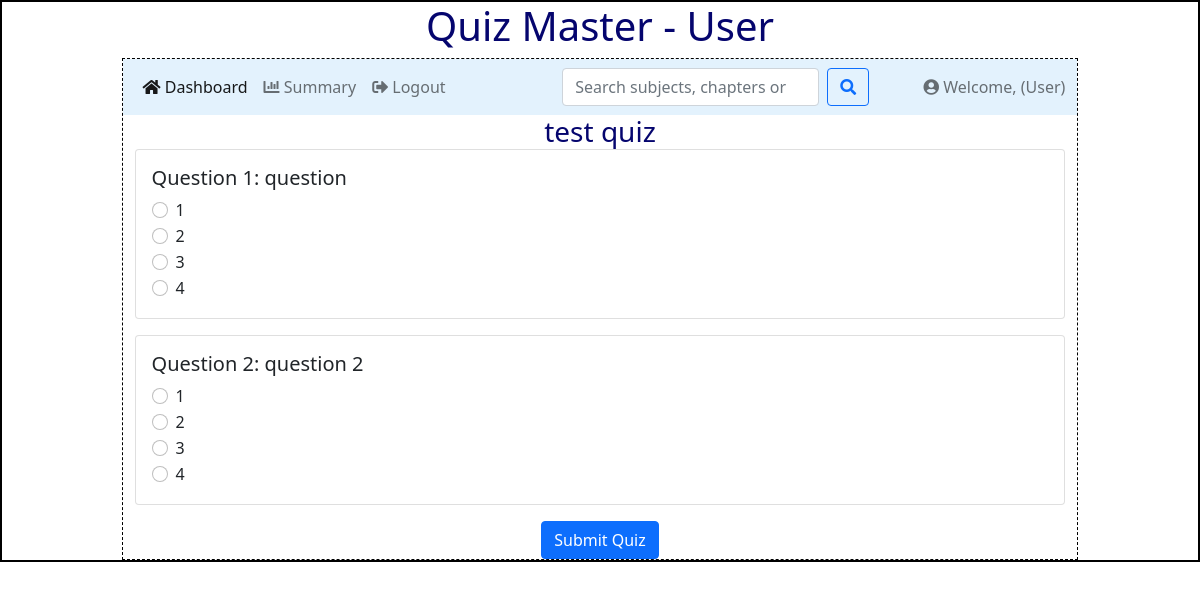
Page /quiz/2/2 on the committed database.
### backend/models.py (models this page shows)
class Quiz(db.Model):
    __tablename__ = "quiz"
    id = db.Column(db.Integer, primary_key=True)
    name = db.Column(db.String, nullable=False)
    date_of_quiz = db.Column(db.String, nullable=False)
    time_duration = db.Column(db.String, nullable=False)
    chapter_id = db.Column(db.Integer, db.ForeignKey("chapter.id"), nullable=False)
    questions = db.relationship("Question", cascade="all,delete", backref="quiz", lazy=True)
    scores = db.relationship("Score", cascade="all,delete", backref="quiz", lazy=True)

class Question(db.Model):
    __tablename__ = "question"
    id = db.Column(db.Integer, primary_key=True)
    question_statement = db.Column(db.String, nullable=False)
    option1 = db.Column(db.String, nullable=False)
    option2 = db.Column(db.String, nullable=False)
    option3 = db.Column(db.String, nullable=False)
    option4 = db.Column(db.String, nullable=False)
    correct_option = db.Column(db.String, nullable=False)
    quiz_id = db.Column(db.Integer, db.ForeignKey("quiz.id"), nullable=False)

### backend/controllers.py (the view, shortened to what this page needs)
@app.route("/quiz/<quiz_id>/<user_id>", methods=["GET", "POST"])
def attempt_quiz(quiz_id, user_id):
    quiz = Quiz.query.get(quiz_id)
    questions = Question.query.filter_by(quiz_id=quiz_id).all()
    return render_template("quiz/quiz.html", quiz=quiz, questions=questions, user_id=user_id)

### templates/quiz/quiz.html
{% extends "user/user_layout.html" %}
{% block content %}
    <div class="container">
        <h3 class="center">{{ quiz.name }}</h3>
        <form action="/quiz/{{quiz.id}}/{{user_id}}" method="POST">
            {% for question in questions %}
                <div class="card mb-3">
                    <div class="card-body">
                        <h5 class="card-title">Question {{ loop.index }}: {{ question.question_statement }}</h5>
                        <div class="form-check">
                            <input class="form-check-input" type="radio" name="question_{{question.id}}" value="option1" required>
                            <label class="form-check-label">{{ question.option1 }}</label>
                        </div>
                        <div class="form-check">
                            <input class="form-check-input" type="radio" name="question_{{question.id}}" value="option2">
                            <label class="form-check-label">{{ question.option2 }}</label>
                        </div>
                        <div class="form-check">
                            <input class="form-check-input" type="radio" name="question_{{question.id}}" value="option3">
                            <label class="form-check-label">{{ question.option3 }}</label>
                        </div>
                        <div class="form-check">
                            <input class="form-check-input" type="radio" name="question_{{question.id}}" value="option4">
                            <label class="form-check-label">{{ question.option4 }}</label>
                        </div>
                    </div>
                </div>
            {% endfor %}
            <div class="center">
                <button type="submit" class="btn btn-primary">Submit Quiz</button>
            </div>
        </form>
    </div>
{% endblock %}

### static/styles/main.css (style rules this page uses)
* { margin:0px; }
.center { text-align: center; margin: auto; color: rgb(5,5,110) }

### rows in the picture
Quiz: name "test quiz"
Question: question_statement "question", option1 "1", option2 "2", option3 "3", option4 "4"
Question: question_statement "question 2", option1 "1", option2 "2", option3 "3", option4 "4"
